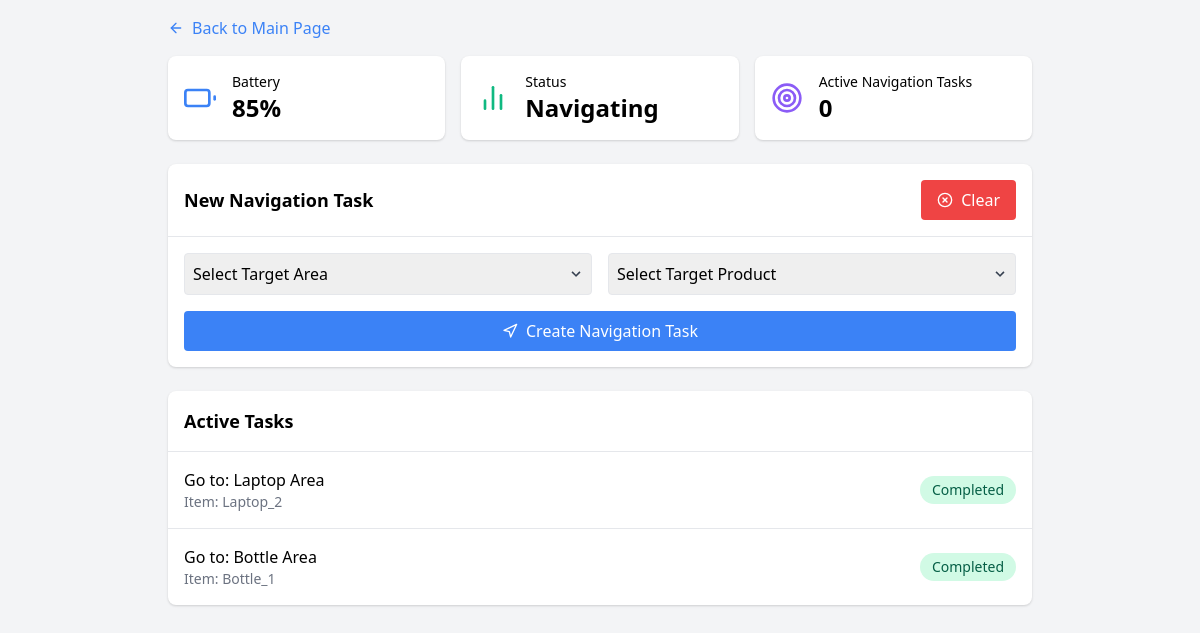
Page /navigation on the earlier database version.
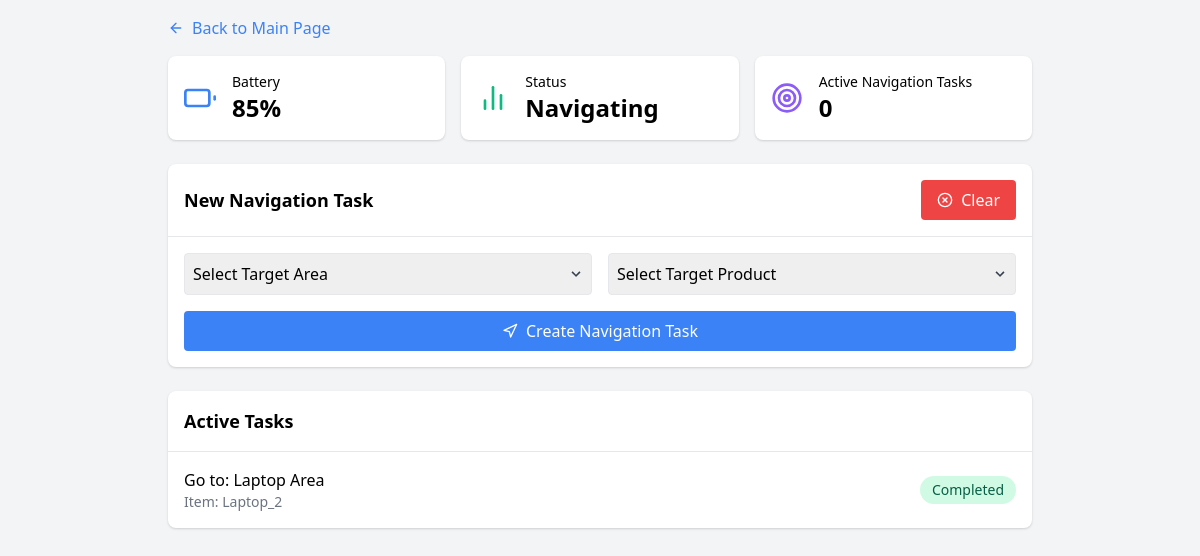
Same page on the later database version.
### app.py (models this page shows)
class Navigation(db.Model):
    id = db.Column(db.Integer, primary_key=True)
    target_area = db.Column(db.String(100), nullable=False)
    target_product = db.Column(db.String(200), nullable=False)
    status = db.Column(db.String(20), default='Queued')
    created_at = db.Column(db.DateTime, default=datetime.utcnow)

### app.py (the view)
@app.route('/navigation')
def navigation():
    navigation_tasks = Navigation.query.all()
    robot_status = get_robot_status()
    robot_status['active_tasks'] = get_active_count(Navigation)
    robot_status['status'] = "Navigating"
    return render_template('navigation.html',
                         tasks=navigation_tasks,
                         robot_status=robot_status,
                         page_type="navigation")

### app.py (called while the page is built)
def get_robot_status():
    return {
        'battery_level': 85,
    }

def get_active_count(model):
    return model.query.filter_by(status='In Progress').count()

### templates/navigation.html (shortened to what this page needs)
{% extends "base.html" %}
{% from 'components.html' import status_cards %}
{% block content %}
<div class="p-4 max-w-4xl mx-auto">
    <a href="{{ url_for('home') }}" class="inline-flex items-center mb-4 text-blue-500 hover:text-blue-700">
        <i data-feather="arrow-left" class="w-4 h-4 mr-2"></i>
        Back to Main Page
    </a>
    {{ status_cards(robot_status, 'navigation') }}
    <div class="bg-white rounded-lg shadow mb-6">
        <div class="p-4 border-b flex justify-between items-center">
            <h2 class="text-lg font-semibold">New Navigation Task</h2>
            <button id="clear-button"
                    class="bg-red-500 text-white py-2 px-4 rounded flex items-center hover:bg-red-600">
                <i data-feather="x-circle" class="w-4 h-4 mr-2"></i>
                Clear
            </button>
        </div>
        <div class="p-4">
            <form id="taskForm" class="grid grid-cols-1 md:grid-cols-2 gap-4" data-type="navigation">
                <div class="relative">
                    <select id="target_area"
                            name="target_area"
                            class="border rounded p-2 w-full appearance-none"
                            required>
                        <option value="" disabled selected>Select Target Area</option>
                    </select>
                    <div class="pointer-events-none absolute inset-y-0 right-0 flex items-center px-2 text-gray-700">
                    </div>
                </div>
                <div class="relative">
                    <select id="target_product"
                            name="target_product"
                            class="border rounded p-2 w-full appearance-none"
                            required>
                        <option value="" disabled selected>Select Target Product</option>
                    </select>
                    <div class="pointer-events-none absolute inset-y-0 right-0 flex items-center px-2 text-gray-700">
                    </div>
                </div>
                <button type="submit"
                        class="bg-blue-500 text-white rounded p-2 flex items-center justify-center md:col-span-2">
                    <i data-feather="navigation" class="w-4 h-4 mr-2"></i>
                    Create Navigation Task
                </button>
            </form>
        </div>
    </div>
    <div class="bg-white rounded-lg shadow">
        <div class="p-4 border-b">
            <h2 class="text-lg font-semibold">Active Tasks</h2>
                </div>
        <div class="divide-y" id="tasksList">
            {% for task in tasks %}
            <div class="p-4 flex items-center justify-between" id="task-{{ task.id }}">
                <div>
                    <div class="font-medium">
                        Go to: {{ task.target_area }}
                    </div>
                    <div class="text-sm text-gray-500">Item: {{ task.target_product }}</div>
                </div>
                <div class="flex items-center space-x-4">
                    <span class="px-3 py-1 rounded-full text-sm
                        {% if task.status == 'In Progress' %}
                            bg-blue-100 text-blue-800
                        {% elif task.status == 'Completed' %}
                            bg-green-100 text-green-800
                        {% else %}
                            bg-gray-100 text-gray-800
                        {% endif %}">
                        {{ task.status }}
                    </span>
                </div>
            </div>
            {% endfor %}
        </div>
    </div>
</div>
{% endblock %}

### templates/base.html (shortened to what this page needs)
<!DOCTYPE html>
<html lang="en">
<head>
    <link href="https://cdnjs.cloudflare.com/ajax/libs/tailwindcss/2.2.19/tailwind.min.css" rel="stylesheet">
    <link href="{{ url_for('static', filename='css/task_completion.css') }}" rel="stylesheet">
</head>
<body class="bg-gray-100">
    {% block content %}{% endblock %}
</body>
</html>

### templates/components.html
{% macro status_cards(robot_status, page_type) %}
<div class="grid grid-cols-1 md:grid-cols-3 gap-4 mb-6">
    <div class="bg-white rounded-lg shadow p-4">
        <div class="flex items-center space-x-4">
            <i data-feather="battery" class="text-blue-500 w-8 h-8"></i>
            <div>
                <div class="text-sm font-medium">Battery</div>
                <div class="text-2xl font-bold">{{ robot_status.battery_level }}%</div>
            </div>
        </div>
    </div>
    <div class="bg-white rounded-lg shadow p-4">
        <div class="flex items-center space-x-4">
            <i data-feather="bar-chart-2" class="text-green-500 w-8 h-8"></i>
            <div>
                <div class="text-sm font-medium">Status</div>
                <div class="text-2xl font-bold">{{ robot_status.status }}</div>
            </div>
        </div>
    </div>
    <div class="bg-white rounded-lg shadow p-4">
        <div class="flex items-center space-x-4">
            <i data-feather="target" class="text-purple-500 w-8 h-8"></i>
            <div>
                <div class="text-sm font-medium">
                    {% if page_type == 'restock' %}
                        Active Deliveries
                    {% else %}
                        Active Navigation Tasks
                    {% endif %}
                </div>
                <div class="text-2xl font-bold" id="activeTasks">{{ robot_status.active_tasks }}</div>
            </div>
        </div>
    </div>
</div>
{% endmacro %}

Differences in the rows shown:
removed Navigation: target_area "Bottle Area", target_product "Bottle_1", status "Completed"
